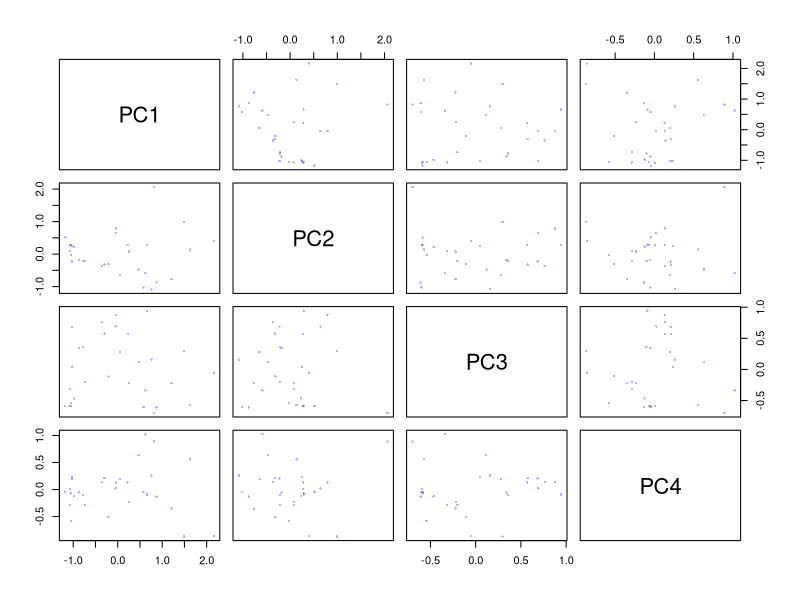
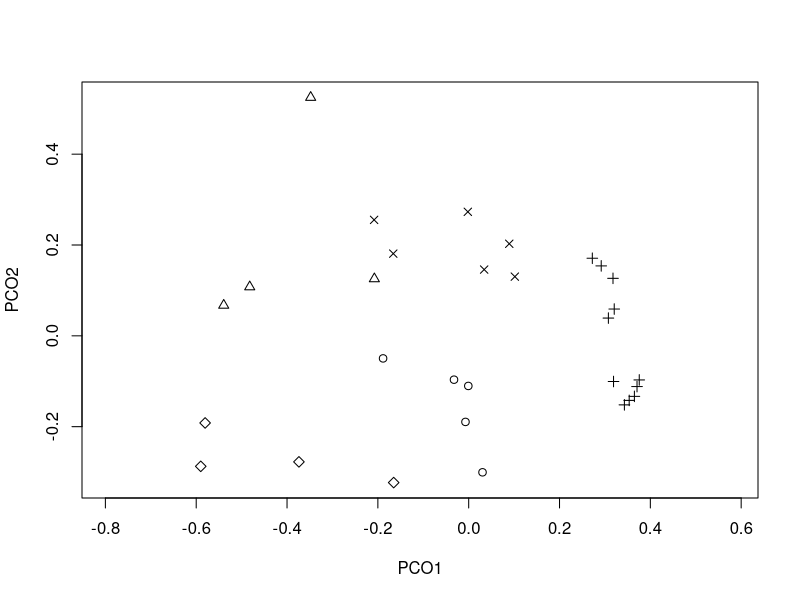
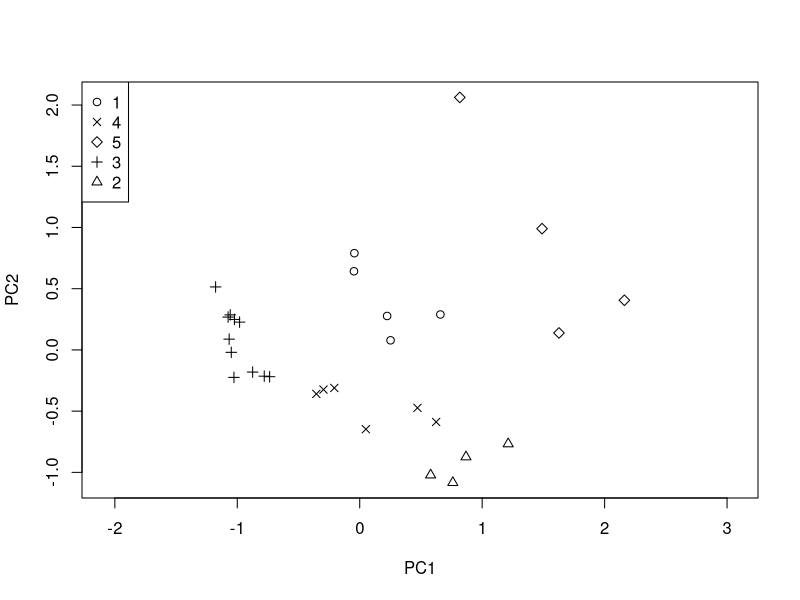
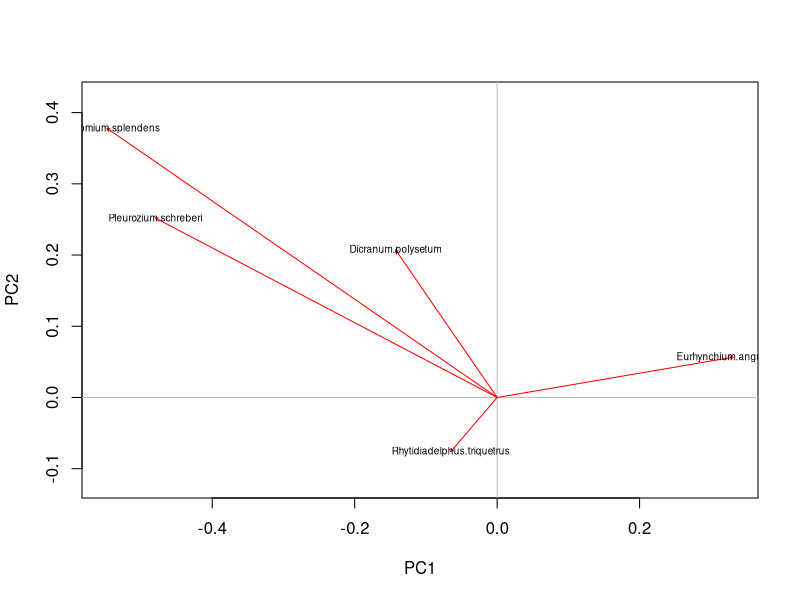
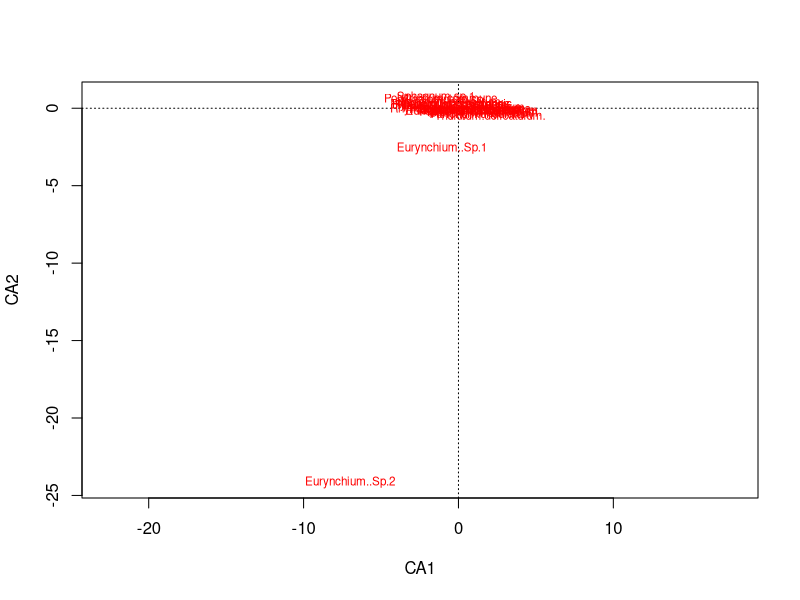
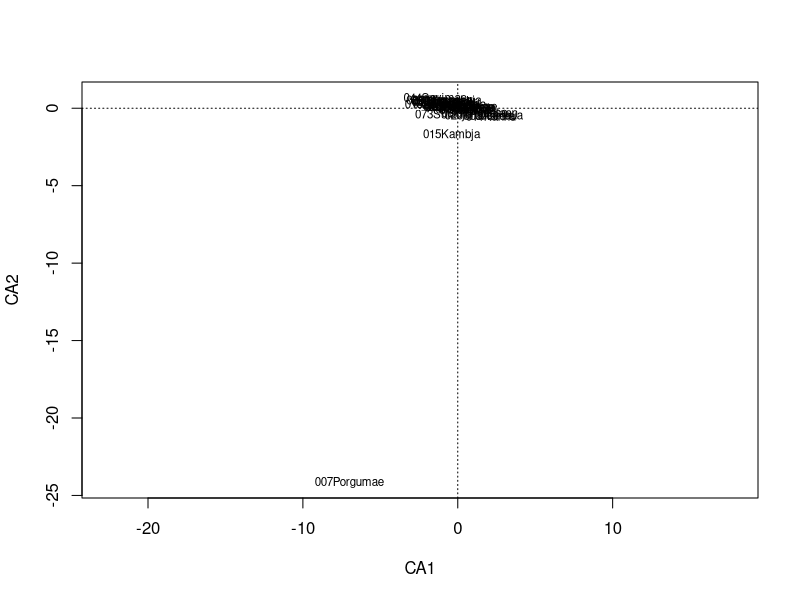
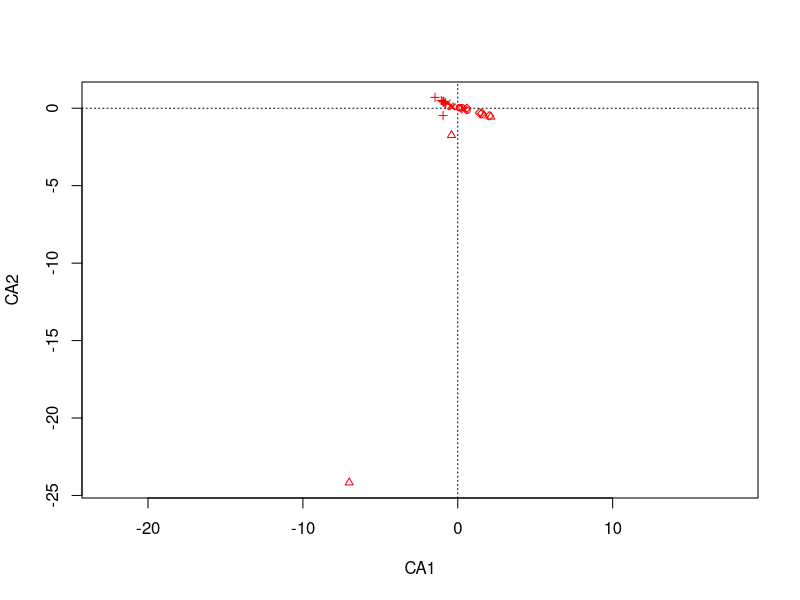

Write the R code that produced these figures, in order. (Note: this script raises an error after producing the figures.)
# 1. Using the ground layer bryophytes data (bry.tab.txt), explore  two different ordination techniques to show the similarity patterns of sites.

# useful helpers during lesson
par(mfrow = c(1, 2)) #visualisation side-by side
par(mfrow = c(1, 1)) # reset view area

# load data
bry.tab <- read.table("files/bry.tab.txt", header = T, sep = " ")
bry.data <- log1p(bry.tab)

## PCA method to find out how much variance is descibed by component
library(vegan)
bry.pca <- prcomp(bry.data)
summary(bry.pca) # 70% is covered on PC4, so actually 4 components should be evaluated to get relevant outcome.
summary(bry.pca)$importance[, 1:2]
# PC1      PC2
# Standard deviation     0.9403036 0.649348
# Proportion of Variance 0.3603900 0.171870
# Cumulative Proportion  0.3603900 0.532250
# 2 components represent only 53% of variance

pairs(scores(bry.pca)[, 1:4], pch = 16, cex = 0.5, col = rgb(0, 0, 1, 0.3))

## describe distances for further work
brydist <- vegdist(bry.data, method = "bray") ## for the dissimilarity matrix. Bray method was validated as most suitable in last homework

## describe clusters for further work
set.seed(191025)
k.bry <- kmeans(bry.data, 5) # the cluster number is from last homework
clu.bry <- k.bry$cluster # saving clusters for future use in ordinations

## frequent species for plots
freqs <- colSums(bry.data > 0)
freq.bry <- order(freqs, decreasing = TRUE)[1:5]

# PCOA method
library(ape)
bry.pcoa <- pcoa(brydist)

plot(
    bry.pcoa$vectors[, 1], ## vector for PC1
    bry.pcoa$vectors[, 2], ## vector for PC2
    asp = 1,
    pch = clu.bry, ## grouping
    xlab = "PCO1",
    ylab = "PCO2"
)

plot(scores(bry.pca)[, 1:2], asp = 1, pch = clu.bry) ## plotted site locations, clusters with different symbols. just for taking a look
legend("topleft", legend = unique(clu.bry), pch = unique(clu.bry)) #the form of the clusters is quite visible and well defined

x <- bry.pca$rotation[freq.bry, 1] # eigenvectors for frequent bryophytes
y <- bry.pca$rotation[freq.bry, 2]
plot(x, y, type = "n", asp = 1, xlab = "PC1", ylab = "PC2")
abline(h = 0, v = 0, col = "gray")
arrows(0, 0, x, y, length = 0.03, col = "red")
text(x, y, colnames(bry.data)[freq.bry], cex = 0.6) ## visualise abundant species correlation

## Correspondence analysis method
bry.ca <- cca(bry.data)
summary(bry.ca)$cont$importance[, 1:3]
bry.ca$CA$v[, 1:2]
plot(bry.ca, display = "species")
plot(bry.ca, display = "sites")
bry.data["007Porgumae", "Eurynchium..Sp.2"] #[1] 0.09531018
# 007 Porgumae and Eurynchium Sp2 are really far from others and won't fit well into general ecological pattern. It reveals strong assotiation between the site and species and indicates that the species was only there or dominant.
which(bry.data[, "Eurynchium..Sp.2"] > 0) #indeed, Eurynchium 2 lives only in Porgumae.
bry.data["007Porgumae", ] # with another Eurynchium and no other species are available in Porgumae.

plot(bry.ca, type = "n")
points(bry.ca, display = "sites", cex = 0.8, pch = clu.bry, col = "red")
text(bry.ca, display = "species", cex = 0.7, col = "blue", select = freq.spp)

plot(bry.ca, type = "n", xlim = c(-2, 2), ylim = c(-2, 1))
points(bry.ca, display = "sites", cex = 0.8, pch = 16, col = "red")
ordipointlabel(
    bry.ca,
    cex = 0.7,
    display = "species",
    col = "blue",
    add = T,
    select = bry.spp
) # the further away from zero the more selective is the species. Close red dots show similarity in species. The axises are the main components from PCA, x axis more important. So the further is species or spot from zero the more different it is, the higher is variation.
points(bry.ca, display = "sites", col = clu.bry, pch = 16)
legend(
    "topright",
    legend = paste("Cluster", 1:5),
    col = 1:5,
    pch = 16,
    cex = 0.8
) # now we see the previously defined clusters what were used in NMDS as well on graph

## No good data for Correspondence analysis as the distribution is not unimodal, the distances are too uneven. But interesting.

# 2. Present an optimal graph that is both readable and informative. Show clusters and diversity on the graph.

## NMDS method
bry.mds <- metaMDS(bry.data, distance = "euclidean", k = 3) ## the stress with 3 dimensions is approx 0.09 what is a representative value
brydist <- vegdist(bry.data, method = "bray") ## for the distance the bray was best in last lesson
stressplot(bry.mds, brydist) # nonmetric fit R2 = 0,993 indicates that 99% of rank-based structure of the original dissimilarities is preserved in the ordination - what is excellent outcome

plot(bry.mds) #not visually very informative
plot(bry.mds$points, pch = clu.bry, col = clu.bry) #groupig by clusters makes it well readable

ordihull(bry.mds, clu.bry, col = clu.bry)
legend(
    "bottomleft",
    legend = unique(clu.bry),
    col = unique(clu.bry),
    pch = unique(clu.bry),
    lwd = 1
)

ordisurf(
    bry.mds,
    diversity(bry.data),
    col = "black",
    main = "Shannon diversity",
    add = T
) ## adding shannon to plot to show the diversity in the groups

# The graph separates visible clusters and represents diversity via Shannon lines

# 3. Prepare a heatmap of the bryophyte table using the function tabasco. Try different ordination methods.
tabasco(bry.data, bry.ca)
tabasco(bry.data, bry.pca)
tabasco(bry.data, bry.mds)
